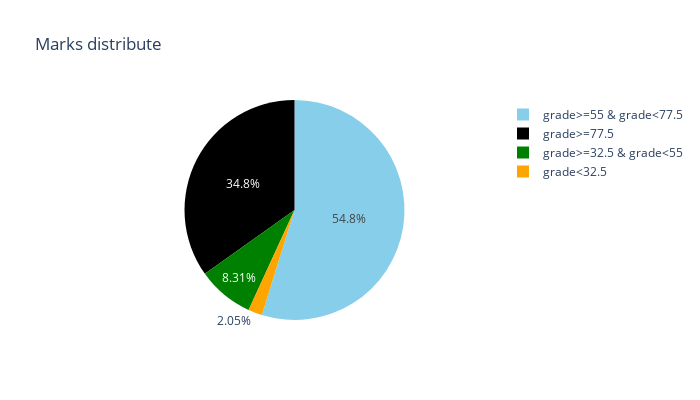

This figure's notebook cell:
### Code cell
import plotly.express as px
labels=["criteria"]

dfs = df['criteria'].value_counts().to_dict()
values = [dfs[1], dfs[2], dfs[3], dfs[4]]
labels = ['grade<32.5', 'grade>=32.5 & grade<55', 'grade>=55 & grade<77.5', 'grade>=77.5']
colors = ["skyblue", "black", "green", "orange"]

fig = px.pie(values=values, names=labels, width=700, height=400, color_discrete_sequence=colors, title="Marks distribute")

fig.show()

### Figure 1 — Plotly figure (JSON) as saved in the notebook; plotly's stock layout.template omitted (floating-point values rounded to 4 significant figures)
{"data": [{"domain": {"x": [0, 1], "y": [0, 1]}, "hovertemplate": "label=%{label}<br>value=%{value}<extra></extra>", "labels": ["grade<32.5", "grade>=32.5 & grade<55", "grade>=55 & grade<77.5", "grade>=77.5"], "legendgroup": "", "name": "", "showlegend": true, "type": "pie", "values": [38, 154, 1016, 646]}], "layout": {"height": 400, "legend": {"tracegroupgap": 0}, "piecolorway": ["skyblue", "black", "green", "orange"], "title": {"text": "Marks distribute"}, "width": 700}}
